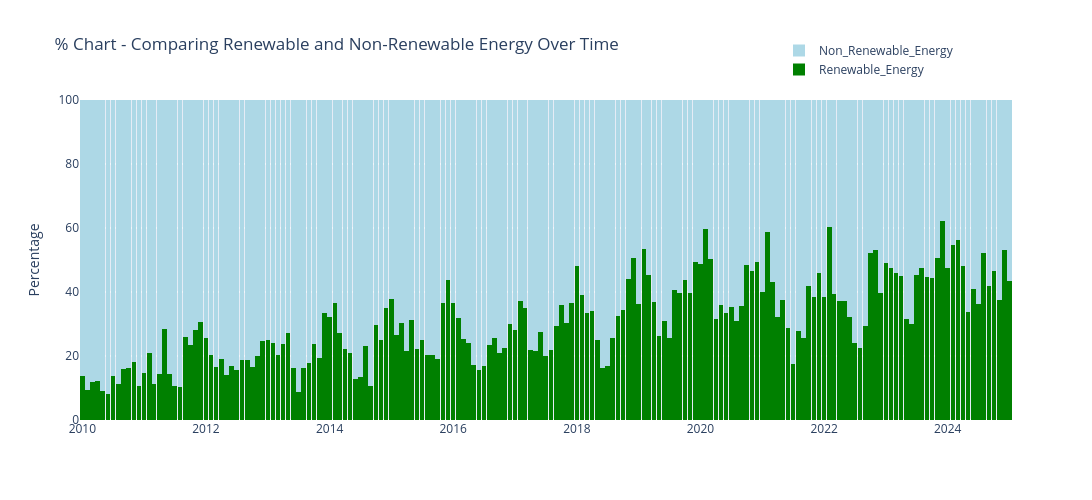

The notebook cell this image was saved under:
### Code cell
# Convert values to percentages by row
by_energy_group = ie_power_production_df[['Renewable_Energy', 'Non_Renewable_Energy']].copy()
by_energy_group = by_energy_group.div(by_energy_group.sum(axis=1), axis=0) * 100

fig = go.Figure()

# Define custom colors
color_map = {
    'Renewable_Energy': 'green',
    'Non_Renewable_Energy': 'lightblue'
}

for source in by_energy_group:
    fig.add_trace(go.Bar(
        x=by_energy_group.index.astype(str),  
        y=by_energy_group[source],              
        name=source,
        marker_color = color_map[source]
    ))

fig.update_layout(
    barmode='stack',
    bargap=0.02,  
    yaxis=dict(title='Percentage', range=[0, 100]),
    title_text='% Chart - Comparing Renewable and Non-Renewable Energy Over Time',
    legend=dict(
        x=0.75,
        y=1.2,
        xanchor='left', 
        yanchor='top'
    ),
    height=500,
    width=1100
)

fig.update_traces(marker_line_width=0)

fig.show()

### Figure 1 — Plotly figure (JSON) as saved in the notebook; plotly's stock layout.template omitted (floating-point values rounded to 4 significant figures; data arrays with more than 128 entries replaced by an {"elided": "..."} marker saying what was removed)
{"data": [{"marker": {"color": "green", "line": {"width": 0}}, "name": "Renewable_Energy", "type": "bar", "x": {"elided": "181 str values"}, "y": {"elided": "181 float values"}}, {"marker": {"color": "lightblue", "line": {"width": 0}}, "name": "Non_Renewable_Energy", "type": "bar", "x": {"elided": "181 str values"}, "y": {"elided": "181 float values"}}], "layout": {"bargap": 0.02, "barmode": "stack", "height": 500, "legend": {"x": 0.75, "xanchor": "left", "y": 1.2, "yanchor": "top"}, "title": {"text": "% Chart - Comparing Renewable and Non-Renewable Energy Over Time"}, "width": 1100, "yaxis": {"range": [0, 100], "title": {"text": "Percentage"}}}}
